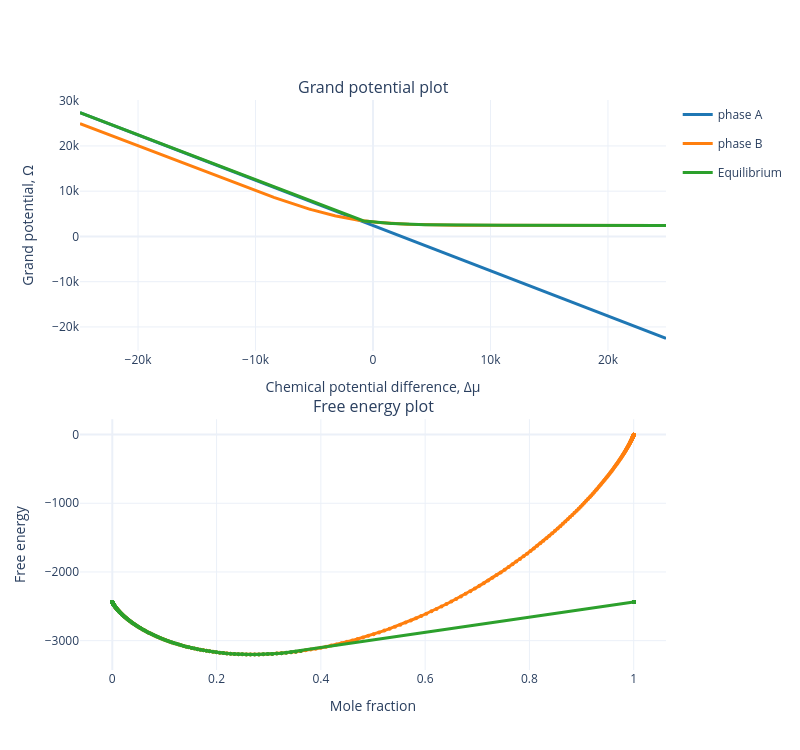

Notebook code for this chart:
### Code cell
xA_frac = -muAd[:, 1].detach().cpu().numpy().squeeze()
yA_free = -fAd.detach().cpu().numpy().squeeze()

xB_frac = -muBd[:, 1].detach().cpu().numpy().squeeze()
yB_free = -fBd.detach().cpu().numpy().squeeze()

xsys_frac = -musysd[:, 1].detach().cpu().numpy().squeeze()
ysys_free = -fsysd.detach().cpu().numpy().squeeze()

fig = make_subplots(
    rows=2, cols=1,
    shared_xaxes=False,
    vertical_spacing=0.12,
    subplot_titles=("Grand potential plot", "Free energy plot")
)

colors = {
    "phase A": "#1f77b4",
    "phase B": "#ff7f0e",
    "Equilibrium": "#2ca02c"
}

fig.add_trace(
    go.Scatter(
        x=x_mu, y=gA_vals,
        name="phase A",
        legendgroup="phase A",
        showlegend=True,
        line=dict(width=3, color=colors["phase A"])
    ),
    row=1, col=1
)
fig.add_trace(
    go.Scatter(
        x=x_mu, y=gB_vals,
        name="phase B",
        legendgroup="phase B",
        showlegend=True,
        line=dict(width=3, color=colors["phase B"])
    ),
    row=1, col=1
)
fig.add_trace(
    go.Scatter(
        x=x_mu, y=gsys_vals,
        name="Equilibrium",
        legendgroup="Equilibrium",
        showlegend=True,
        line=dict(width=3, color=colors["Equilibrium"])
    ),
    row=1, col=1
)

fig.add_trace(
    go.Scatter(
        x=xA_frac, y=yA_free,
        name="phase A",
        legendgroup="phase A",
        showlegend=False,
        mode="lines+markers",
        marker=dict(size=4),
        line=dict(width=3, color=colors["phase A"])
    ),
    row=2, col=1
)
fig.add_trace(
    go.Scatter(
        x=xB_frac, y=yB_free,
        name="phase B",
        legendgroup="phase B",
        showlegend=False,
        mode="lines+markers",
        marker=dict(size=4),
        line=dict(width=3, color=colors["phase B"])
    ),
    row=2, col=1
)
fig.add_trace(
    go.Scatter(
        x=xsys_frac, y=ysys_free,
        name="Equilibrium",
        legendgroup="Equilibrium",
        showlegend=False,
        mode="lines+markers",
        marker=dict(size=4),
        line=dict(width=3, color=colors["Equilibrium"])
    ),
    row=2, col=1
)

fig.update_xaxes(title_text="Chemical potential difference, Δμ", row=1, col=1)
fig.update_yaxes(title_text="Grand potential, Ω", row=1, col=1)

fig.update_xaxes(title_text="Mole fraction", row=2, col=1)
fig.update_yaxes(title_text="Free energy", row=2, col=1)

fig.update_layout(
    height=750,
    width=800,
    template="plotly_white"
)

fig.show()

### Figure 1 — Plotly figure (JSON) as saved in the notebook; plotly's stock layout.template omitted (floating-point values rounded to 4 significant figures; data arrays with more than 128 entries replaced by an {"elided": "..."} marker saying what was removed)
{"data": [{"legendgroup": "phase A", "line": {"color": "#1f77b4", "width": 3}, "name": "phase A", "showlegend": true, "type": "scatter", "x": {"elided": "500 float values"}, "xaxis": "x", "y": {"elided": "500 float values"}, "yaxis": "y"}, {"legendgroup": "phase B", "line": {"color": "#ff7f0e", "width": 3}, "name": "phase B", "showlegend": true, "type": "scatter", "x": {"elided": "500 float values"}, "xaxis": "x", "y": {"elided": "500 float values"}, "yaxis": "y"}, {"legendgroup": "Equilibrium", "line": {"color": "#2ca02c", "width": 3}, "name": "Equilibrium", "showlegend": true, "type": "scatter", "x": {"elided": "500 float values"}, "xaxis": "x", "y": {"elided": "500 float values"}, "yaxis": "y"}, {"legendgroup": "phase A", "line": {"color": "#1f77b4", "width": 3}, "marker": {"size": 4}, "mode": "lines+markers", "name": "phase A", "showlegend": false, "type": "scatter", "x": {"elided": "500 float values"}, "xaxis": "x2", "y": {"elided": "500 float values"}, "yaxis": "y2"}, {"legendgroup": "phase B", "line": {"color": "#ff7f0e", "width": 3}, "marker": {"size": 4}, "mode": "lines+markers", "name": "phase B", "showlegend": false, "type": "scatter", "x": {"elided": "500 float values"}, "xaxis": "x2", "y": {"elided": "500 float values"}, "yaxis": "y2"}, {"legendgroup": "Equilibrium", "line": {"color": "#2ca02c", "width": 3}, "marker": {"size": 4}, "mode": "lines+markers", "name": "Equilibrium", "showlegend": false, "type": "scatter", "x": {"elided": "500 float values"}, "xaxis": "x2", "y": {"elided": "500 float values"}, "yaxis": "y2"}], "layout": {"annotations": [{"font": {"size": 16}, "showarrow": false, "text": "Grand potential plot", "x": 0.5, "xanchor": "center", "xref": "paper", "y": 1, "yanchor": "bottom", "yref": "paper"}, {"font": {"size": 16}, "showarrow": false, "text": "Free energy plot", "x": 0.5, "xanchor": "center", "xref": "paper", "y": 0.44, "yanchor": "bottom", "yref": "paper"}], "height": 750, "width": 800, "xaxis": {"anchor": "y", "domain": [0, 1], "title": {"text": "Chemical potential difference, Δμ"}}, "xaxis2": {"anchor": "y2", "domain": [0, 1], "title": {"text": "Mole fraction"}}, "yaxis": {"anchor": "x", "domain": [0.56, 1], "title": {"text": "Grand potential, Ω"}}, "yaxis2": {"anchor": "x2", "domain": [0, 0.44], "title": {"text": "Free energy"}}}}
